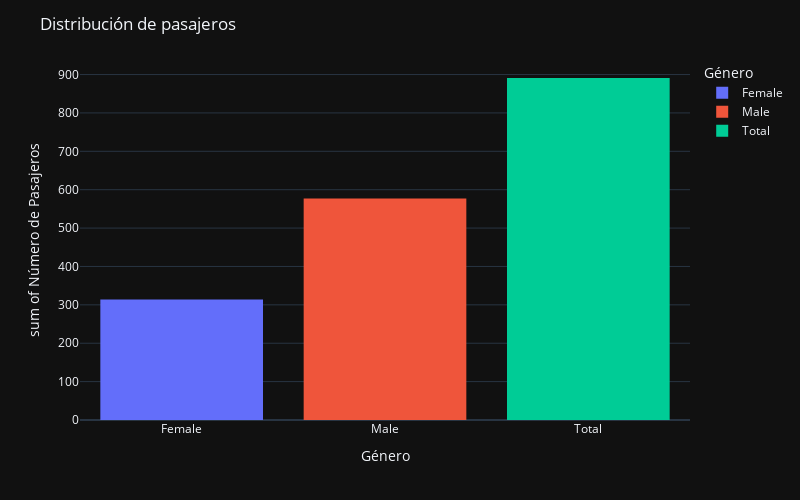

Source (notebook cell):
### Markdown cell above
### Pasajeros que embarcaron según el género

### Code cell
genero=titanic.groupby('Sex')['Sex'].value_counts().reset_index(name='count')
genero.loc[2,['Sex','count']]=['Total',titanic['Sex'].count()]
fig1=px.histogram(genero, x="Sex", y="count", color="Sex",labels={'Sex':'Género','count':'Número de Pasajeros'})
fig1.update_layout(height=500, width=800, title_text="Distribución de pasajeros", 
                  template='plotly_dark')
fig1.show()

### Figure 1 — Plotly figure (JSON) as saved in the notebook; plotly's stock layout.template omitted (floating-point values rounded to 4 significant figures)
{"data": [{"alignmentgroup": "True", "bingroup": "x", "histfunc": "sum", "hovertemplate": "Género=%{x}<br>sum of Número de Pasajeros=%{y}<extra></extra>", "legendgroup": "Female", "marker": {"color": "#636efa", "pattern": {"shape": ""}}, "name": "Female", "offsetgroup": "Female", "orientation": "v", "showlegend": true, "type": "histogram", "x": ["Female"], "xaxis": "x", "y": [314], "yaxis": "y"}, {"alignmentgroup": "True", "bingroup": "x", "histfunc": "sum", "hovertemplate": "Género=%{x}<br>sum of Número de Pasajeros=%{y}<extra></extra>", "legendgroup": "Male", "marker": {"color": "#EF553B", "pattern": {"shape": ""}}, "name": "Male", "offsetgroup": "Male", "orientation": "v", "showlegend": true, "type": "histogram", "x": ["Male"], "xaxis": "x", "y": [577], "yaxis": "y"}, {"alignmentgroup": "True", "bingroup": "x", "histfunc": "sum", "hovertemplate": "Género=%{x}<br>sum of Número de Pasajeros=%{y}<extra></extra>", "legendgroup": "Total", "marker": {"color": "#00cc96", "pattern": {"shape": ""}}, "name": "Total", "offsetgroup": "Total", "orientation": "v", "showlegend": true, "type": "histogram", "x": ["Total"], "xaxis": "x", "y": [891], "yaxis": "y"}], "layout": {"barmode": "relative", "height": 500, "legend": {"title": {"text": "Género"}, "tracegroupgap": 0}, "margin": {"t": 60}, "title": {"text": "Distribución de pasajeros"}, "width": 800, "xaxis": {"anchor": "y", "categoryarray": ["Female", "Male", "Total"], "categoryorder": "array", "domain": [0, 1], "title": {"text": "Género"}}, "yaxis": {"anchor": "x", "domain": [0, 1], "title": {"text": "sum of Número de Pasajeros"}}}}
